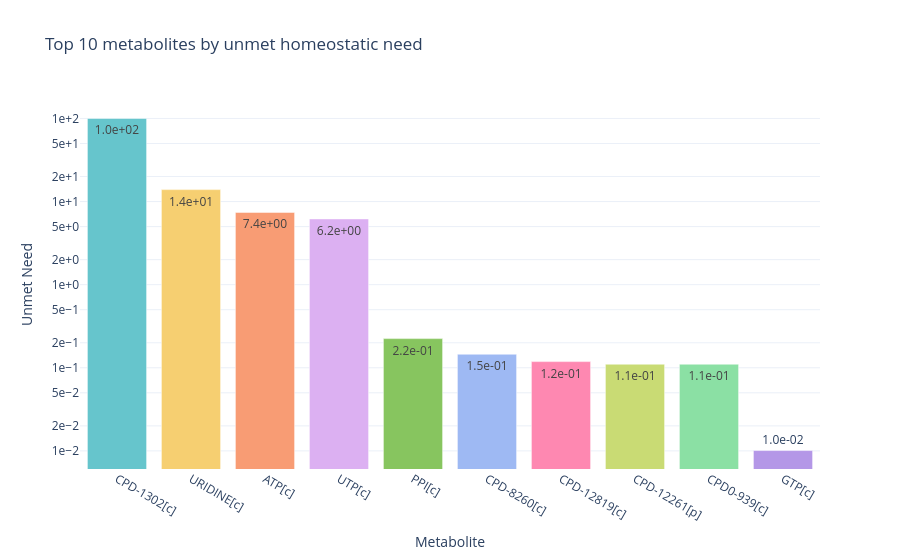

Source (notebook cell):
### Code cell
objective_weights = {'secretion': 1e-10, 'efficiency': 1e-10, 'kinetics': 1e-10, 'diversity': 1e-10, 'homeostatic': 1.0}
uptake_addition = set(['CPD-1301[e]'])
add_homeostatic_demand = {
    'CPD-1302[c]': 100
}
# add_reaction={
#     'temp-CPD-1301-transport': {
#         'CPD-1301[e]': -1,
#         'CPD-1301[c]': 1,
#     }
# }
force_reaction = ["RXN-7605-CPD-1301/S-ADENOSYLMETHIONINE//ADENOSYL-HOMO-CYS/CPD-1302/PROTON.65."]
result = test_NetworkFlowModel(objective_weights,
                               metabolism=metabolism,
                               fba=fba,
                               # uptake_addition=uptake_addition,
                               # uptake_removal=uptake_removal,
                               force_reaction=force_reaction,
                               # add_reaction=add_reaction,
                               # remove_reaction=remove_reaction,
                               add_homeostatic_demand = add_homeostatic_demand,
                               binary_kinetic_idx=None,
                               plot = True
)

[oofv, solution_flux, test_reaction_names, S_new, metabolites_new, kinetics_new, solution, model] = result

### Figure 1 — Plotly figure (JSON) as saved in the notebook; plotly's stock layout.template omitted (floating-point values rounded to 4 significant figures)
{"data": [{"marker": {"color": ["rgb(102, 197, 204)", "rgb(246, 207, 113)", "rgb(248, 156, 116)", "rgb(220, 176, 242)", "rgb(135, 197, 95)", "rgb(158, 185, 243)", "rgb(254, 136, 177)", "rgb(201, 219, 116)", "rgb(139, 224, 164)", "rgb(180, 151, 231)"]}, "name": "Unmet Homeostatic Need", "text": ["1.0e+02", "1.4e+01", "7.4e+00", "6.2e+00", "2.2e-01", "1.5e-01", "1.2e-01", "1.1e-01", "1.1e-01", "1.0e-02"], "x": ["CPD-1302[c]", "URIDINE[c]", "ATP[c]", "UTP[c]", "PPI[c]", "CPD-8260[c]", "CPD-12819[c]", "CPD-12261[p]", "CPD0-939[c]", "GTP[c]"], "y": [100.0, 13.92, 7.41, 6.187, 0.2244, 0.1456, 0.1187, 0.1105, 0.1105, 0.0101], "type": "bar"}], "layout": {"yaxis": {"title": {"text": "Unmet Need"}, "type": "log", "tickformat": ".0e"}, "xaxis": {"title": {"text": "Metabolite"}}, "title": {"text": "Top 10 metabolites by unmet homeostatic need"}}}
